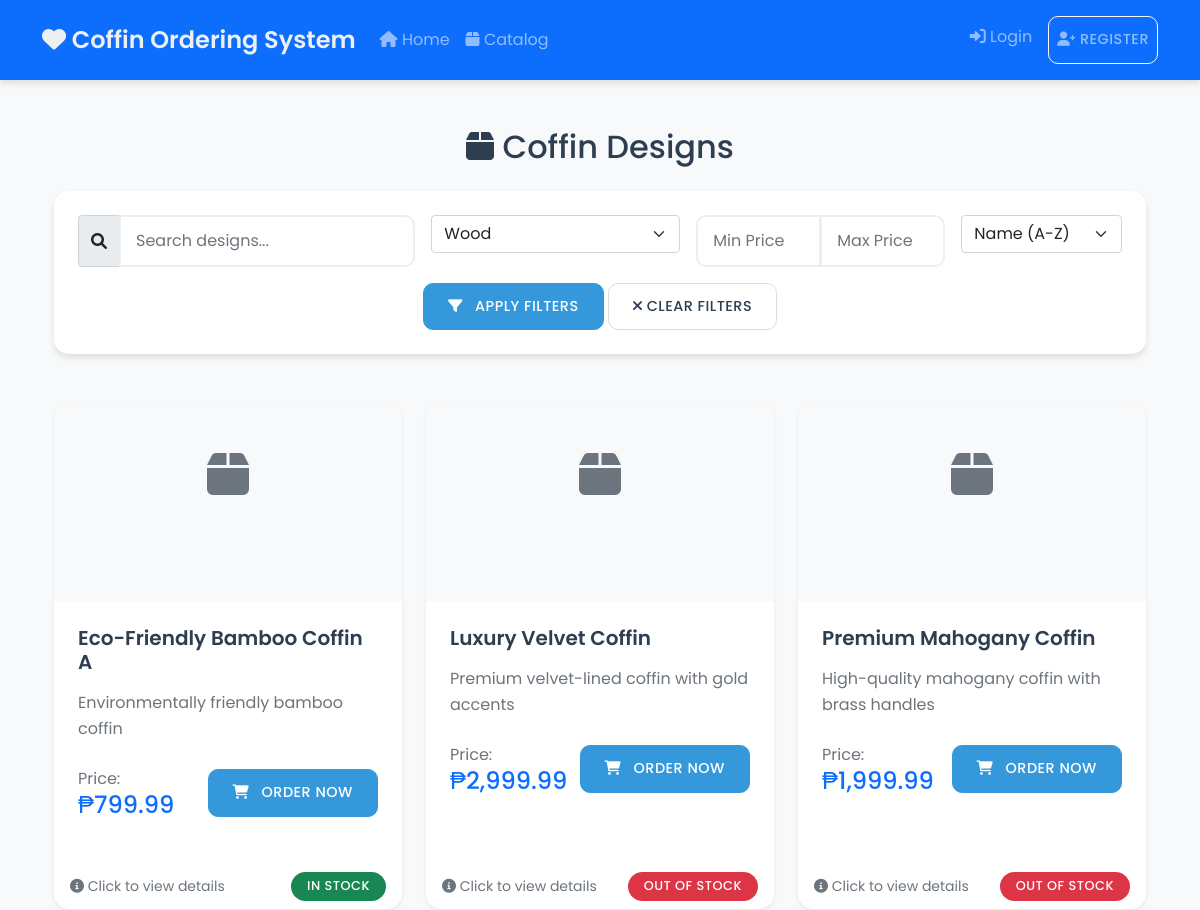
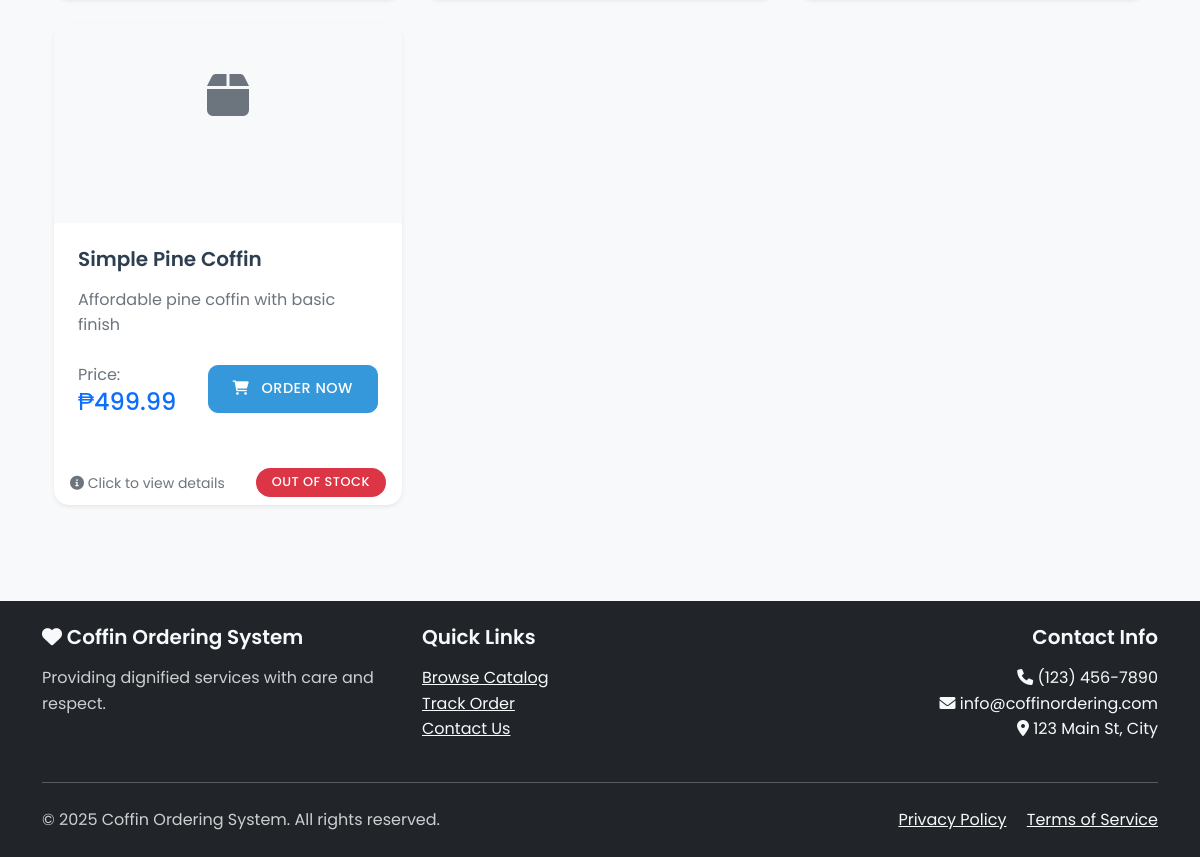
Page /public/coffin_catalog.php?category=wood on the committed database (2 pictures, top to bottom).
### tables this page shows
CREATE TABLE `coffins` (
  `id` int(11) NOT NULL,
  `name` varchar(100) NOT NULL,
  `description` text DEFAULT NULL,
  `image` varchar(255) DEFAULT NULL,
  `price` decimal(10,2) NOT NULL,
  `image_url` varchar(255) DEFAULT NULL,
  `stock` int(11) NOT NULL DEFAULT 0,
  `created_at` timestamp NOT NULL DEFAULT current_timestamp(),
  `updated_at` timestamp NOT NULL DEFAULT current_timestamp() ON UPDATE current_timestamp(),
  `category` varchar(50) NOT NULL DEFAULT 'wood',
  `stock_quantity` int(11) NOT NULL DEFAULT 0,
  `low_stock_threshold` int(11) NOT NULL DEFAULT 5
);

### public/coffin_catalog.php (the view, shortened to what this page needs)
<?php
require_once '../config/db.php';
include '../includes/header.php';
$search = $_GET['search'] ?? '';
$category = $_GET['category'] ?? '';
$sort = $_GET['sort'] ?? 'name_asc';
$min_price = $_GET['min_price'] ?? '';
$max_price = $_GET['max_price'] ?? '';
$sql = "SELECT * FROM coffins WHERE 1=1";
$params = [];
if (!empty($category)) {
    $sql .= " AND category = ?";
    $params[] = $category;
}
switch ($sort) {
    default:
        $sql .= " ORDER BY name ASC";
}
$stmt = $pdo->prepare($sql);
$stmt->execute($params);
?>
<div class="container py-4">
    <div class="row mb-4">
        <div class="col-12">
            <h2 class="text-center mb-4">
                <i class="fas fa-box"></i> Coffin Designs
            </h2>
            <div class="card mb-4">
                <div class="card-body">
                    <form method="GET" class="row g-3" id="filterForm">
                        <div class="col-md-4">
                            <div class="input-group">
                                <span class="input-group-text">
                                    <i class="fas fa-search"></i>
                                </span>
                                <input type="text" name="search" class="form-control"
                                       placeholder="Search designs..."
                                       value="<?= htmlspecialchars($search) ?>">
                            </div>
                        </div>
                        <div class="col-md-3">
                            <select name="category" class="form-select" onchange="this.form.submit()">
                                <option value="wood" <?= $category === 'wood' ? 'selected' : '' ?>>Wood</option>
                            </select>
                        </div>
                        <div class="col-md-3">
                            <div class="input-group">
                                <input type="number" name="min_price" class="form-control"
                                       placeholder="Min Price" value="<?= htmlspecialchars($min_price) ?>">
                                <input type="number" name="max_price" class="form-control"
                                       placeholder="Max Price" value="<?= htmlspecialchars($max_price) ?>">
                            </div>
                        </div>
                        <div class="col-md-2">
                            <select name="sort" class="form-select" onchange="this.form.submit()">
                                <option value="name_asc" <?= $sort === 'name_asc' ? 'selected' : '' ?>>Name (A-Z)</option>
                            </select>
                        </div>
                        <div class="col-12 text-center">
                            <button type="submit" class="btn btn-primary">
                                <i class="fas fa-filter"></i> Apply Filters
                            </button>
                            <a href="coffin_catalog.php" class="btn btn-outline-secondary">
                                <i class="fas fa-times"></i> Clear Filters
                            </a>
                        </div>
                    </form>
                </div>
            </div>
        </div>
    </div>
    <div class="row">
        <?php while ($row = $stmt->fetch()): ?>
            <div class="col-md-4 mb-4">
                <div class="card h-100 shadow-sm hover-shadow">
                    <?php if (!empty($row['image'])): ?>
                        <img src="<?= htmlspecialchars($row['image']) ?>"
                             class="card-img-top"
                             alt="<?= htmlspecialchars($row['name']) ?>"
                             style="height: 200px; object-fit: cover;">
                    <?php else: ?>
                        <div class="card-img-top bg-light text-center py-5" style="height: 200px;">
                            <i class="fas fa-box fa-3x text-muted"></i>
                        </div>
                    <?php endif; ?>
                    <div class="card-body">
                        <h5 class="card-title"><?= htmlspecialchars($row['name']) ?></h5>
                        <p class="card-text text-muted"><?= htmlspecialchars($row['description']) ?></p>
                        <div class="d-flex justify-content-between align-items-center mt-4">
                            <div>
                                <span class="text-muted">Price:</span>
                                <h4 class="mb-0 text-primary">₱<?= number_format($row['price'], 2) ?></h4>
                            </div>
                            <a href="order_form.php?id=<?= $row['id'] ?>"
                               class="btn btn-primary"
                               data-bs-toggle="tooltip"
                               title="Order this design">
                                <i class="fas fa-shopping-cart"></i> Order Now
                            </a>
                        </div>
                    </div>
                    <div class="card-footer bg-transparent border-top-0">
                        <div class="d-flex justify-content-between align-items-center flex-wrap">
                            <small class="text-muted me-2">
                                <i class="fas fa-info-circle"></i> Click to view details
                            </small>
                            <span class="badge bg-<?= $row['stock_quantity'] > 0 ? 'success' : 'danger' ?>">
                                <?= $row['stock_quantity'] > 0 ? 'In Stock' : 'Out of Stock' ?>
                            </span>
                        </div>
                    </div>
                </div>
            </div>
        <?php endwhile; ?>
    </div>
</div>
<?php include '../includes/footer.php'; ?>

### public/css/style.css (style rules this page uses)
:root { --primary-color: #2c3e50; --secondary-color: #34495e; --accent-color: #3498db; --success-color: #2ecc71; --warning-color: #f1c40f; --danger-color: #e74c3c; --light-bg: #f8f9fa; --dark-text: #2c3e50; --light-text: #ecf0f1; --card-shadow: 0 4px 6px rgba(0,0,0,0.1); --hover-shadow: 0 6px 12px rgba(0,0,0,0.15); }
body { font-family: 'Poppins', sans-serif; line-height: 1.6; background-color: var(--light-bg); color: var(--dark-text); min-height: 100vh; display: flex; flex-direction: column; }
.card { border: none; border-radius: 15px; box-shadow: var(--card-shadow); transition: all 0.3s ease; overflow: hidden; margin-bottom: 20px; background: white; }
.card-img-top { height: 200px; object-fit: cover; transition: transform 0.3s ease; }
.card-title { color: var(--primary-color); font-weight: 600; margin-bottom: 1rem; }
.card-body { padding: 1.5rem; }
.form-control { border-radius: 10px; border: 2px solid #eee; padding: 12px 15px; transition: all 0.3s ease; font-size: 1rem; }
.btn { border-radius: 10px; padding: 12px 24px; font-weight: 500; transition: all 0.3s ease; text-transform: uppercase; letter-spacing: 0.5px; font-size: 0.9rem; }
.btn-primary { background-color: var(--accent-color); border-color: var(--accent-color); }
.btn-outline-secondary { border-color: #ddd; color: var(--dark-text); }
.badge { padding: 8px 16px; border-radius: 20px; font-weight: 500; text-transform: uppercase; font-size: 0.8rem; letter-spacing: 0.5px; }
.card { transition: transform 0.3s ease, box-shadow 0.3s ease; }
.btn-primary { padding: 0.75rem 1.5rem; font-weight: 500; text-transform: uppercase; letter-spacing: 0.5px; }
.btn-primary i { margin-right: 0.5rem; }

### public/coffin_catalog.php (style rules this page uses)
.hover-shadow { transition: transform 0.2s, box-shadow 0.2s; }

### rows in the picture
coffins: name "Eco-Friendly Bamboo Coffin A", description "Environmentally friendly bamboo coffin", price "799.99", stock_quantity "IN STOCK"
coffins: name "Luxury Velvet Coffin", description "Premium velvet-lined coffin with gold accents", price "2,999.99", stock_quantity "OUT OF STOCK"
coffins: name "Premium Mahogany Coffin", description "High-quality mahogany coffin with brass handles", price "1,999.99", stock_quantity "OUT OF STOCK"
coffins: name "Simple Pine Coffin", description "Affordable pine coffin with basic finish", price "499.99", stock_quantity "OUT OF STOCK"
